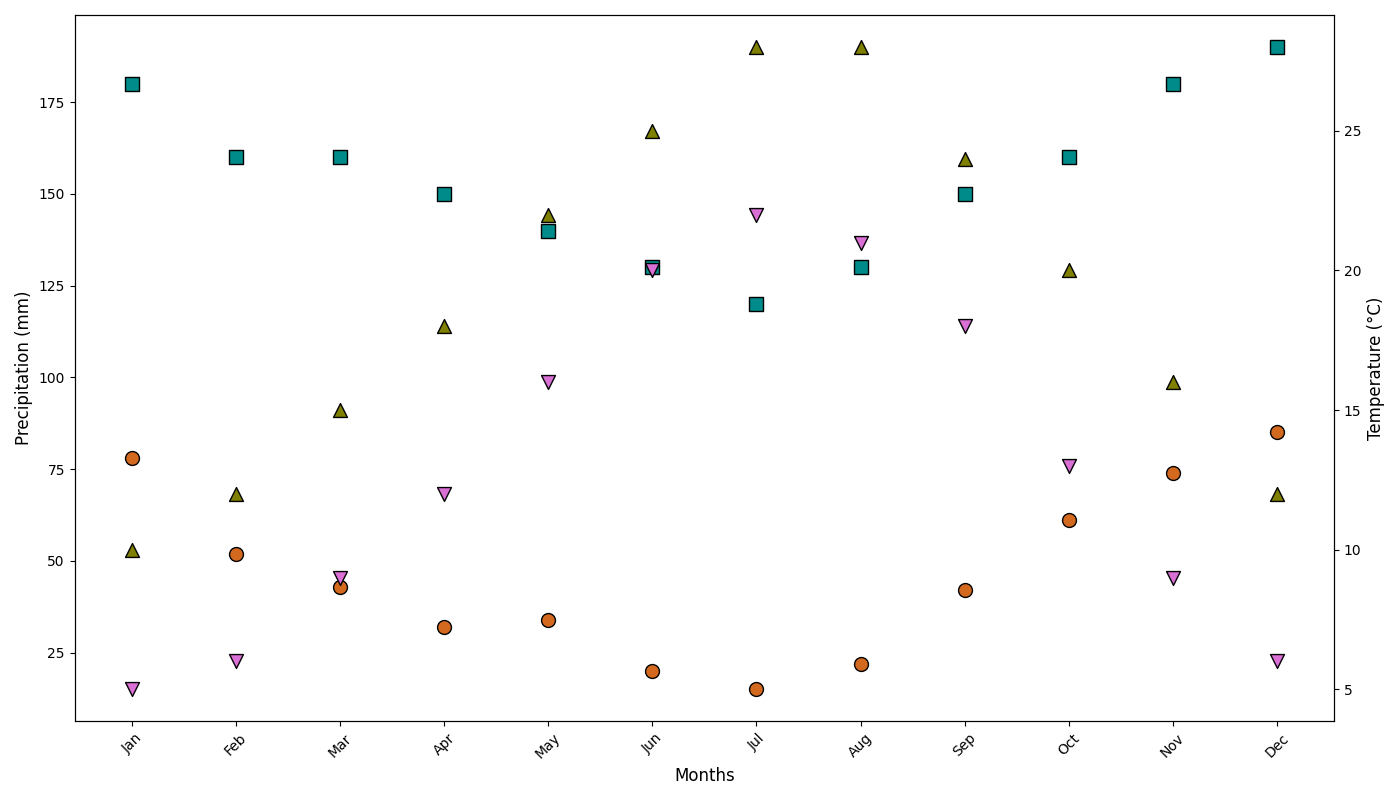

Source code (Python):
import matplotlib.pyplot as plt
import numpy as np

# Define the months
months = np.array(['Jan', 'Feb', 'Mar', 'Apr', 'May', 'Jun', 'Jul', 'Aug', 'Sep', 'Oct', 'Nov', 'Dec'])

# Define the precipitation data (mm)
precipitation_sunnyville = np.array([78, 52, 43, 32, 34, 20, 15, 22, 42, 61, 74, 85])
precipitation_rainytown = np.array([180, 160, 160, 150, 140, 130, 120, 130, 150, 160, 180, 190])

# Define the temperature data (°C)
temperature_sunnyville = np.array([10, 12, 15, 18, 22, 25, 28, 28, 24, 20, 16, 12])
temperature_rainytown = np.array([5, 6, 9, 12, 16, 20, 22, 21, 18, 13, 9, 6])

# Create the plot
fig, ax1 = plt.subplots(figsize=(14, 8))

# Plot precipitation data on primary Y-axis
ax1.scatter(months, precipitation_sunnyville, color='chocolate', marker='o', s=100, edgecolors='black')
ax1.scatter(months, precipitation_rainytown, color='darkcyan', marker='s', s=100, edgecolors='black')

# Create secondary Y-axis for temperature data
ax2 = ax1.twinx()
ax2.scatter(months, temperature_sunnyville, color='olive', marker='^', s=100, edgecolors='black')
ax2.scatter(months, temperature_rainytown, color='orchid', marker='v', s=100, edgecolors='black')

# Titles and labels
ax1.set_xlabel("Months", fontsize=12)
ax1.set_ylabel("Precipitation (mm)", fontsize=12)
ax2.set_ylabel("Temperature (°C)", fontsize=12)

# Customize ticks
ax1.set_xticks(np.arange(len(months)))
ax1.set_xticklabels(months)
ax1.tick_params(axis='x', rotation=45)

# Show the plot
plt.tight_layout()
plt.show()
